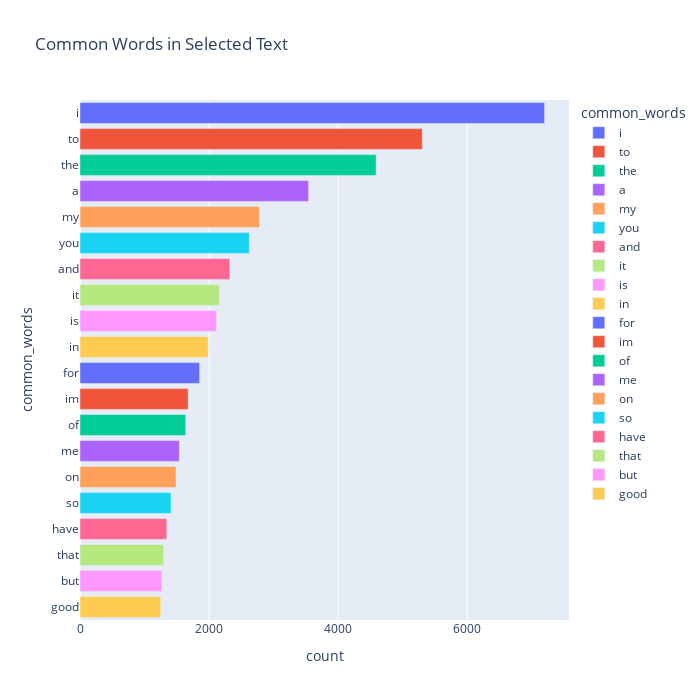

Notebook code for this chart:
### Markdown cell above
Most common words in our target-selected text

### Code cell
train['temp_list'] = train['selected_text'].apply(lambda x:str(x).split())
top = Counter([item for sublist in train['temp_list'] for item in sublist])
temp = pd.DataFrame(top.most_common(20))
temp.columns = ['common_words','count']
# method 1
# temp.style.background_gradient(cmap='Blues')

# method 2
fig =  px.bar(temp, x='count', y='common_words', title="Common Words in Selected Text", orientation='h',
              width = 700, height=700, color='common_words')
fig.show()

### Figure 1 — Plotly figure (JSON) as saved in the notebook; plotly's stock layout.template omitted (floating-point values rounded to 4 significant figures)
{"data": [{"alignmentgroup": "True", "hovertemplate": "common_words=%{y}<br>count=%{x}<extra></extra>", "legendgroup": "i", "marker": {"color": "#636efa", "pattern": {"shape": ""}}, "name": "i", "offsetgroup": "i", "orientation": "h", "showlegend": true, "textposition": "auto", "type": "bar", "x": [7200], "xaxis": "x", "y": ["i"], "yaxis": "y"}, {"alignmentgroup": "True", "hovertemplate": "common_words=%{y}<br>count=%{x}<extra></extra>", "legendgroup": "to", "marker": {"color": "#EF553B", "pattern": {"shape": ""}}, "name": "to", "offsetgroup": "to", "orientation": "h", "showlegend": true, "textposition": "auto", "type": "bar", "x": [5305], "xaxis": "x", "y": ["to"], "yaxis": "y"}, {"alignmentgroup": "True", "hovertemplate": "common_words=%{y}<br>count=%{x}<extra></extra>", "legendgroup": "the", "marker": {"color": "#00cc96", "pattern": {"shape": ""}}, "name": "the", "offsetgroup": "the", "orientation": "h", "showlegend": true, "textposition": "auto", "type": "bar", "x": [4590], "xaxis": "x", "y": ["the"], "yaxis": "y"}, {"alignmentgroup": "True", "hovertemplate": "common_words=%{y}<br>count=%{x}<extra></extra>", "legendgroup": "a", "marker": {"color": "#ab63fa", "pattern": {"shape": ""}}, "name": "a", "offsetgroup": "a", "orientation": "h", "showlegend": true, "textposition": "auto", "type": "bar", "x": [3542], "xaxis": "x", "y": ["a"], "yaxis": "y"}, {"alignmentgroup": "True", "hovertemplate": "common_words=%{y}<br>count=%{x}<extra></extra>", "legendgroup": "my", "marker": {"color": "#FFA15A", "pattern": {"shape": ""}}, "name": "my", "offsetgroup": "my", "orientation": "h", "showlegend": true, "textposition": "auto", "type": "bar", "x": [2783], "xaxis": "x", "y": ["my"], "yaxis": "y"}, {"alignmentgroup": "True", "hovertemplate": "common_words=%{y}<br>count=%{x}<extra></extra>", "legendgroup": "you", "marker": {"color": "#19d3f3", "pattern": {"shape": ""}}, "name": "you", "offsetgroup": "you", "orientation": "h", "showlegend": true, "textposition": "auto", "type": "bar", "x": [2624], "xaxis": "x", "y": ["you"], "yaxis": "y"}, {"alignmentgroup": "True", "hovertemplate": "common_words=%{y}<br>count=%{x}<extra></extra>", "legendgroup": "and", "marker": {"color": "#FF6692", "pattern": {"shape": ""}}, "name": "and", "offsetgroup": "and", "orientation": "h", "showlegend": true, "textposition": "auto", "type": "bar", "x": [2321], "xaxis": "x", "y": ["and"], "yaxis": "y"}, {"alignmentgroup": "True", "hovertemplate": "common_words=%{y}<br>count=%{x}<extra></extra>", "legendgroup": "it", "marker": {"color": "#B6E880", "pattern": {"shape": ""}}, "name": "it", "offsetgroup": "it", "orientation": "h", "showlegend": true, "textposition": "auto", "type": "bar", "x": [2158], "xaxis": "x", "y": ["it"], "yaxis": "y"}, {"alignmentgroup": "True", "hovertemplate": "common_words=%{y}<br>count=%{x}<extra></extra>", "legendgroup": "is", "marker": {"color": "#FF97FF", "pattern": {"shape": ""}}, "name": "is", "offsetgroup": "is", "orientation": "h", "showlegend": true, "textposition": "auto", "type": "bar", "x": [2115], "xaxis": "x", "y": ["is"], "yaxis": "y"}, {"alignmentgroup": "True", "hovertemplate": "common_words=%{y}<br>count=%{x}<extra></extra>", "legendgroup": "in", "marker": {"color": "#FECB52", "pattern": {"shape": ""}}, "name": "in", "offsetgroup": "in", "orientation": "h", "showlegend": true, "textposition": "auto", "type": "bar", "x": [1986], "xaxis": "x", "y": ["in"], "yaxis": "y"}, {"alignmentgroup": "True", "hovertemplate": "common_words=%{y}<br>count=%{x}<extra></extra>", "legendgroup": "for", "marker": {"color": "#636efa", "pattern": {"shape": ""}}, "name": "for", "offsetgroup": "for", "orientation": "h", "showlegend": true, "textposition": "auto", "type": "bar", "x": [1854], "xaxis": "x", "y": ["for"], "yaxis": "y"}, {"alignmentgroup": "True", "hovertemplate": "common_words=%{y}<br>count=%{x}<extra></extra>", "legendgroup": "im", "marker": {"color": "#EF553B", "pattern": {"shape": ""}}, "name": "im", "offsetgroup": "im", "orientation": "h", "showlegend": true, "textposition": "auto", "type": "bar", "x": [1676], "xaxis": "x", "y": ["im"], "yaxis": "y"}, {"alignmentgroup": "True", "hovertemplate": "common_words=%{y}<br>count=%{x}<extra></extra>", "legendgroup": "of", "marker": {"color": "#00cc96", "pattern": {"shape": ""}}, "name": "of", "offsetgroup": "of", "orientation": "h", "showlegend": true, "textposition": "auto", "type": "bar", "x": [1638], "xaxis": "x", "y": ["of"], "yaxis": "y"}, {"alignmentgroup": "True", "hovertemplate": "common_words=%{y}<br>count=%{x}<extra></extra>", "legendgroup": "me", "marker": {"color": "#ab63fa", "pattern": {"shape": ""}}, "name": "me", "offsetgroup": "me", "orientation": "h", "showlegend": true, "textposition": "auto", "type": "bar", "x": [1540], "xaxis": "x", "y": ["me"], "yaxis": "y"}, {"alignmentgroup": "True", "hovertemplate": "common_words=%{y}<br>count=%{x}<extra></extra>", "legendgroup": "on", "marker": {"color": "#FFA15A", "pattern": {"shape": ""}}, "name": "on", "offsetgroup": "on", "orientation": "h", "showlegend": true, "textposition": "auto", "type": "bar", "x": [1488], "xaxis": "x", "y": ["on"], "yaxis": "y"}, {"alignmentgroup": "True", "hovertemplate": "common_words=%{y}<br>count=%{x}<extra></extra>", "legendgroup": "so", "marker": {"color": "#19d3f3", "pattern": {"shape": ""}}, "name": "so", "offsetgroup": "so", "orientation": "h", "showlegend": true, "textposition": "auto", "type": "bar", "x": [1410], "xaxis": "x", "y": ["so"], "yaxis": "y"}, {"alignmentgroup": "True", "hovertemplate": "common_words=%{y}<br>count=%{x}<extra></extra>", "legendgroup": "have", "marker": {"color": "#FF6692", "pattern": {"shape": ""}}, "name": "have", "offsetgroup": "have", "orientation": "h", "showlegend": true, "textposition": "auto", "type": "bar", "x": [1345], "xaxis": "x", "y": ["have"], "yaxis": "y"}, {"alignmentgroup": "True", "hovertemplate": "common_words=%{y}<br>count=%{x}<extra></extra>", "legendgroup": "that", "marker": {"color": "#B6E880", "pattern": {"shape": ""}}, "name": "that", "offsetgroup": "that", "orientation": "h", "showlegend": true, "textposition": "auto", "type": "bar", "x": [1297], "xaxis": "x", "y": ["that"], "yaxis": "y"}, {"alignmentgroup": "True", "hovertemplate": "common_words=%{y}<br>count=%{x}<extra></extra>", "legendgroup": "but", "marker": {"color": "#FF97FF", "pattern": {"shape": ""}}, "name": "but", "offsetgroup": "but", "orientation": "h", "showlegend": true, "textposition": "auto", "type": "bar", "x": [1267], "xaxis": "x", "y": ["but"], "yaxis": "y"}, {"alignmentgroup": "True", "hovertemplate": "common_words=%{y}<br>count=%{x}<extra></extra>", "legendgroup": "good", "marker": {"color": "#FECB52", "pattern": {"shape": ""}}, "name": "good", "offsetgroup": "good", "orientation": "h", "showlegend": true, "textposition": "auto", "type": "bar", "x": [1251], "xaxis": "x", "y": ["good"], "yaxis": "y"}], "layout": {"barmode": "relative", "height": 700, "legend": {"title": {"text": "common_words"}, "tracegroupgap": 0}, "title": {"text": "Common Words in Selected Text"}, "width": 700, "xaxis": {"anchor": "y", "domain": [0, 1], "title": {"text": "count"}}, "yaxis": {"anchor": "x", "categoryarray": ["good", "but", "that", "have", "so", "on", "me", "of", "im", "for", "in", "is", "it", "and", "you", "my", "a", "the", "to", "i"], "categoryorder": "array", "domain": [0, 1], "title": {"text": "common_words"}}}}
